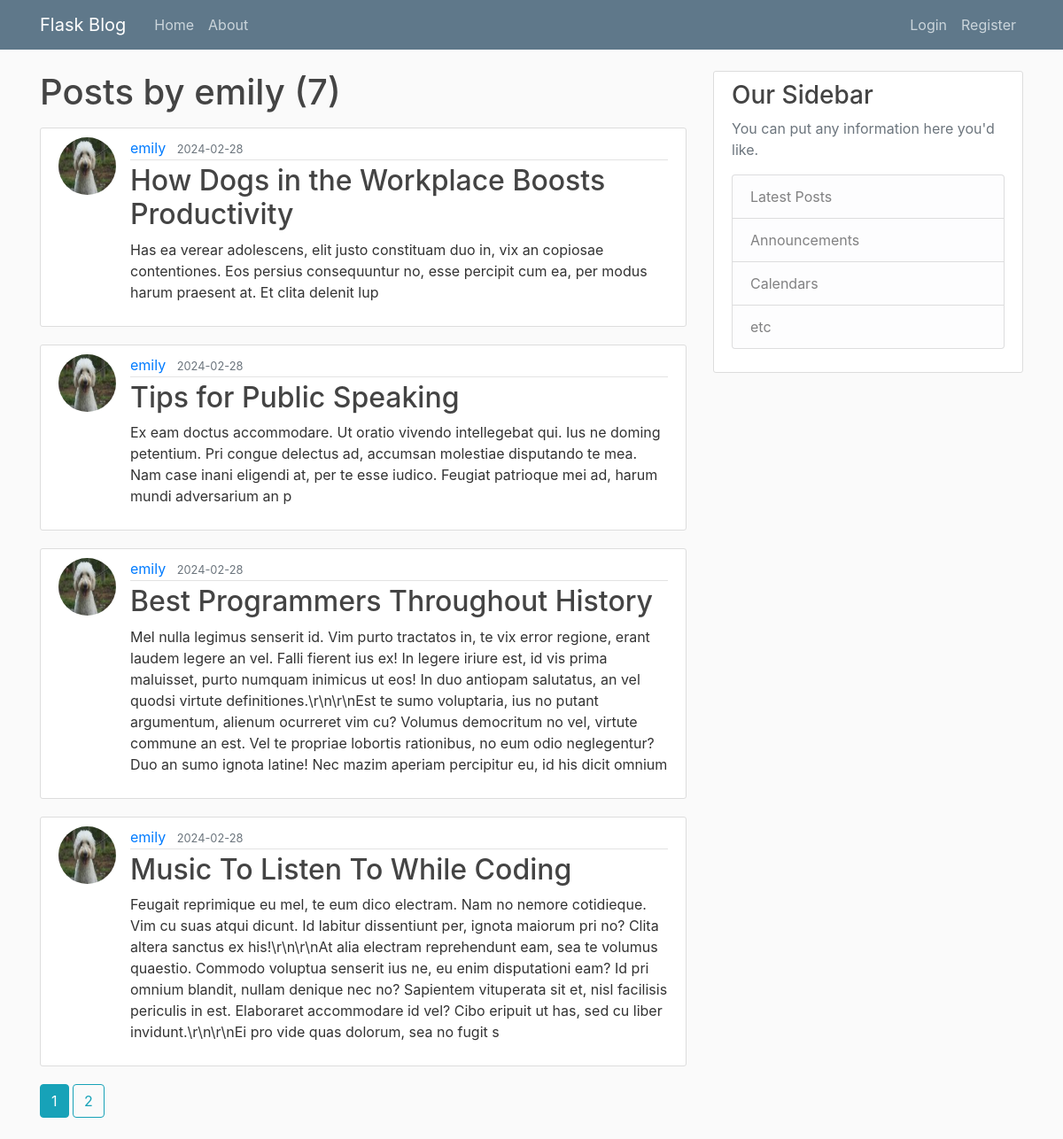
/user/emily, run on the app's committed database.
### flaskblog/models.py (models this page shows, shortened)
class User(db.Model, UserMixin):
	id = db.Column(db.Integer, primary_key = True)
	username = db.Column(db.String(20), unique = True, nullable = False)
	email = db.Column(db.String(120), unique = True, nullable = False)
	img_file = db.Column(db.String(20), nullable = False, default = 'default.jpg')
	password = db.Column(db.String(60), nullable = False)
	posts = db.relationship('Post', backref = 'author', lazy = True)

class Post(db.Model):
	id = db.Column(db.Integer, primary_key = True)
	user_id = db.Column(db.Integer, db.ForeignKey('user.id'), nullable = False)
	title = db.Column(db.String(100), nullable = False)
	date_posted = db.Column(db.DateTime, nullable = False, default = datetime.utcnow)
	content = db.Column(db.Text, nullable = False)

### flaskblog/users/routes.py (the view)
@users.route("/user/<string:username>")
def user_posts(username):
	page = request.args.get('page', 1, type = int)
	user = User.query.filter_by(username = username).first_or_404()
	posts = Post.query\
				.filter_by(author = user)\
				.order_by(Post.date_posted.desc())\
				.paginate(page = page, per_page=4)
	return render_template('user_posts.html', posts = posts, user = user)

### flaskblog/templates/user_posts.html
{% extends "layout.html" %}
{% block content %}
	<h1 class="mb-3">Posts by {{ user.username }} ({{posts.total}})</h1>
	{% for post in posts.items %}
		<article class="media content-section">
			<img class="rounded-circle article-img" src="{{ url_for('static', filename='profile_pics/' + post.author.img_file) }}">
			<div class="media-body">
				<div class="article-metadata">
					<a class="mr-2" href="{{ url_for('users.user_posts', username=post.author.username )}}">{{ post.author.username }}</a>
					<small class="text-muted">{{ post.date_posted.strftime('%Y-%m-%d') }}</small>
				</div>
				<h2><a class="article-title" href="{{ url_for('posts.post', post_id=post.id) }}">{{ post.title }}</a></h2>
				<p class="article-content">{{ post.content }}</p>
			</div>
		</article>
	{% endfor %}
	{% for page_num in posts.iter_pages(left_edge = 1, right_edge = 1, left_current = 1, right_current=2) %}
		{% if page_num %}
			{% if posts.page == page_num %}
				<a class="btn btn-info mb-4" href="{{ url_for('users.user_posts', username = user.username, page = page_num)}}">{{ page_num }}</a>
			{% else %}
				<a class="btn btn-outline-info mb-4" href="{{ url_for('users.user_posts', username = user.username, page = page_num)}}">{{ page_num }}</a>
			{% endif %}
		{% else %}
			...
		{% endif %}
	{% endfor %}
{% endblock content %}

### flaskblog/static/main.css (style rules this page uses)
body { background: #fafafa; color: #333333; margin-top: 5rem; }
h1, h2, h3, h4, h5, h6 { color: #444444; }
.content-section { background: #ffffff; padding: 10px 20px; border: 1px solid #dddddd; border-radius: 3px; margin-bottom: 20px; }
.article-title { color: #444444; }
.article-content { white-space: pre-line; }
.article-img { height: 65px; width: 65px; margin-right: 16px; }
.article-metadata { padding-bottom: 1px; margin-bottom: 4px; border-bottom: 1px solid #e3e3e3 }

### data on the page
User: username "emily"
Post: img_file (picture), author.username "emily", date_posted "2024-02-28", title "How Dogs in the Workplace Boosts Productivity", content "Has ea verear adolescens, elit justo constituam duo in, vix an copiosae contentiones. Eos persius consequuntur no, esse percipit cum ea, per modus harum praesent at. Et clita delenit lup"
Post: img_file (picture), author.username "emily", date_posted "2024-02-28", title "Tips for Public Speaking", content "Ex eam doctus accommodare. Ut oratio vivendo intellegebat qui. Ius ne doming petentium. Pri congue delectus ad, accumsan molestiae disputando te mea. Nam case inani eligendi at, per te esse iudico. Feugiat patrioque mei ad, harum mundi adversarium an p"
Post: img_file (picture), author.username "emily", date_posted "2024-02-28", title "Best Programmers Throughout History", content "Mel nulla legimus senserit id. Vim purto tractatos in, te vix error regione, erant laudem legere an vel. Falli fierent ius ex! In legere iriure est, id vis prima maluisset, purto numquam inimicus ut eos! In duo antiopam salutatus, an vel quodsi virtute definitiones.\\r\\n\\r\\nEst te sumo voluptaria, ius no putant argumentum, alienum ocurreret vim cu? Volumus democritum no vel, virtute commune an est. Vel te propriae lobortis rationibus, no eum odio neglegentur? Duo an sumo ignota latine! Nec mazim aperiam percipitur eu, id his dicit omnium"
Post: img_file (picture), author.username "emily", date_posted "2024-02-28", title "Music To Listen To While Coding", content "Feugait reprimique eu mel, te eum dico electram. Nam no nemore cotidieque. Vim cu suas atqui dicunt. Id labitur dissentiunt per, ignota maiorum pri no? Clita altera sanctus ex his!\\r\\n\\r\\nAt alia electram reprehendunt eam, sea te volumus quaestio. Commodo voluptua senserit ius ne, eu enim disputationi eam? Id pri omnium blandit, nullam denique nec no? Sapientem vituperata sit et, nisl facilisis periculis in est. Elaboraret accommodare id vel? Cibo eripuit ut has, sed cu liber invidunt.\\r\\n\\r\\nEi pro vide quas dolorum, sea no fugit s"

### other printed values
{{ posts.total }} "7"
{{ page_num }} "1"
{{ page_num }} "2"
